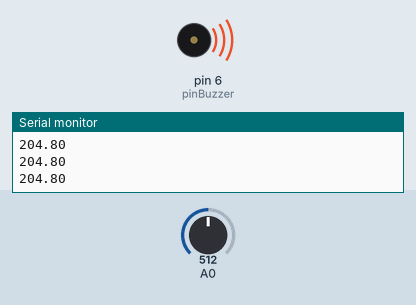
Recording of a sketch running on a simulated Arduino Uno, built with avr-gcc and run on an emulated ATmega328P. Shown: buzzer (waves = sounding, pin HIGH), the last lines printed to the serial monitor. The inputs (shaded band) are chosen by the test bench; at power-on: A0 = 512.

Above: at 1.65 s.
1.7 s: A0 set to 89
5.2 s: A0 set to 79
At 6.4 s:
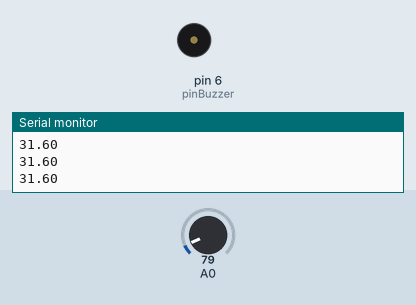
6.7 s: A0 set to 122
At 6.95 s:
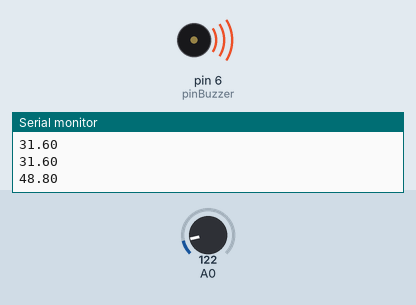
Timing chart, 0 to 16.2 s (numbered marks = the images above; inputs shaded):
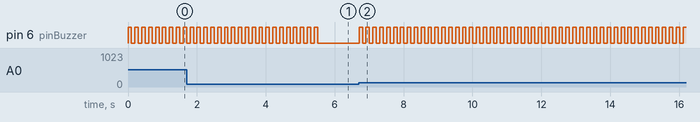

The sketch:

practica_11.ino
```cpp
int pinBuzzer = 6;
int valor = 0;
float miliVolts = 0;
float temperatura = 0;


void setup(){
  pinMode(pinBuzzer, OUTPUT);
  Serial.begin(9600);
}

void loop(){
  valor = analogRead(0);
  temperatura = Temperatura(valor);
  Serial.println(temperatura);
  if(temperatura > 33){
    alarma();
  }
}


void alarma(){
  for(int i = 0; i<4; i++){
    digitalWrite(pinBuzzer, HIGH);
    delay(100);
    digitalWrite(pinBuzzer, LOW);
    delay(100);
  }
}

float Temperatura(int valor_1){
  miliVolts = valor_1 * (5000/1023);
  float temperatura_1 = miliVolts / 10;
  return temperatura_1;
}
```

Measured:
- the behaviour switches between 83 and 82 on A0 (found by bisection; images 0 and 1)
- after the input at 5.2 s, pin 6 (pinBuzzer): goes on until 5.5 s, then stays LOW
- after the input at 6.7 s, pin 6 (pinBuzzer): alternates HIGH for 0.10 s and LOW for 0.10 s, starting at once
- by itself, pin 6 (pinBuzzer): alternates HIGH for 0.10 s and LOW for 0.10 s
